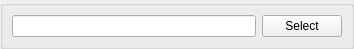
<?xml version="1.0" encoding="UTF-8"?>
<ui version="4.0">
 <class>FileSelector</class>
 <widget class="QWidget" name="FileSelector">
  <property name="geometry">
   <rect>
    <x>0</x>
    <y>0</y>
    <width>354</width>
    <height>45</height>
   </rect>
  </property>
  <property name="sizePolicy">
   <sizepolicy hsizetype="Expanding" vsizetype="Fixed">
    <horstretch>0</horstretch>
    <verstretch>0</verstretch>
   </sizepolicy>
  </property>
  <property name="windowTitle">
   <string>Form</string>
  </property>
  <layout class="QVBoxLayout" name="verticalLayout">
   <property name="spacing">
    <number>2</number>
   </property>
   <property name="leftMargin">
    <number>0</number>
   </property>
   <property name="topMargin">
    <number>0</number>
   </property>
   <property name="rightMargin">
    <number>0</number>
   </property>
   <property name="bottomMargin">
    <number>0</number>
   </property>
   <item>
    <widget class="QGroupBox" name="groupBox">
     <property name="title">
      <string/>
     </property>
     <property name="alignment">
      <set>Qt::AlignLeading|Qt::AlignLeft|Qt::AlignTop</set>
     </property>
     <layout class="QVBoxLayout" name="verticalLayout_3" stretch="0">
      <item>
       <layout class="QHBoxLayout" name="horizontalLayout" stretch="0,0">
        <item>
         <widget class="QLineEdit" name="filePath"/>
        </item>
        <item>
         <widget class="QPushButton" name="fileSelect">
          <property name="text">
           <string>Select</string>
          </property>
         </widget>
        </item>
       </layout>
      </item>
     </layout>
    </widget>
   </item>
  </layout>
 </widget>
 <resources/>
 <connections/>
</ui>
